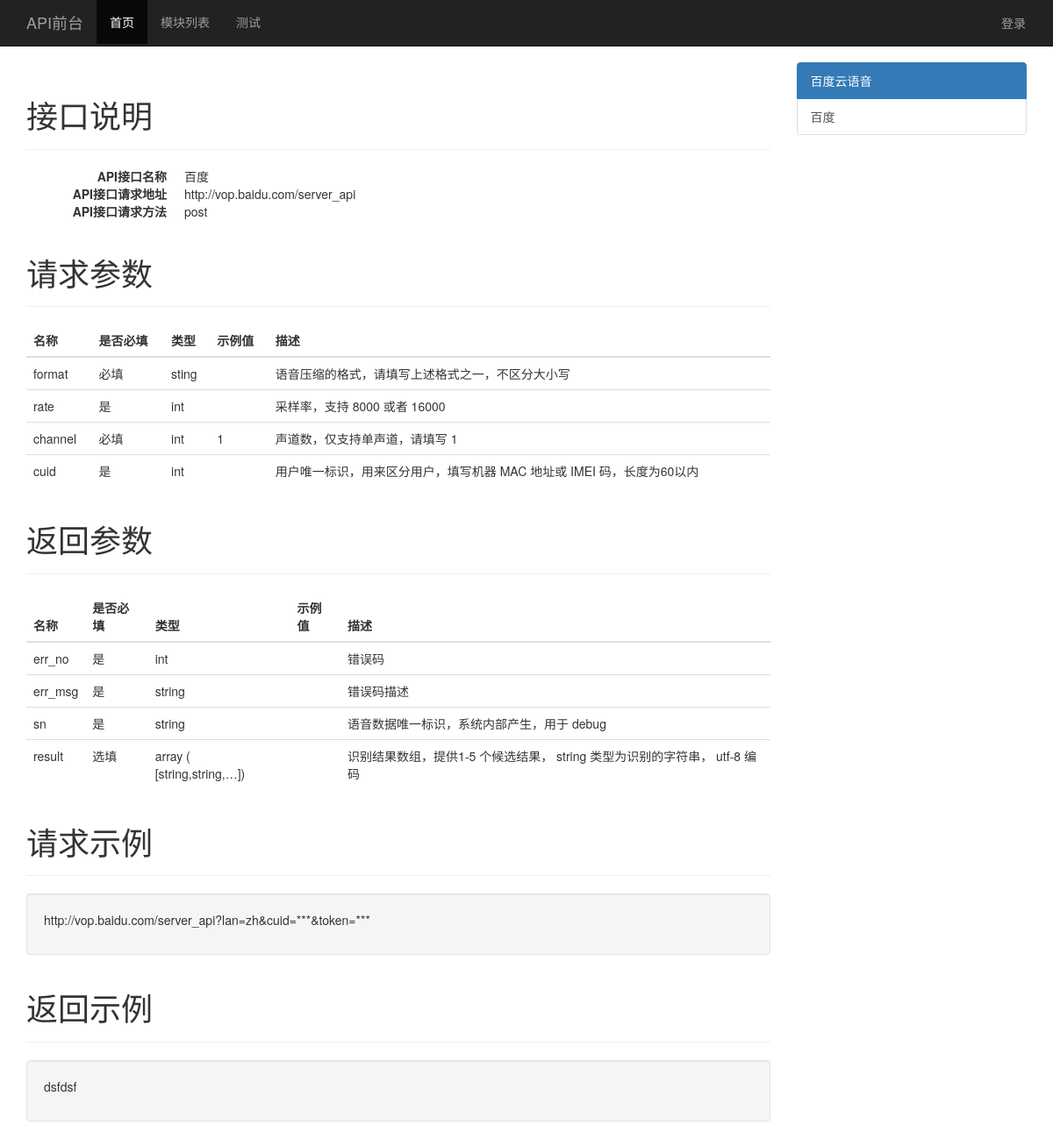
Screenshot of /front_interface/1&1 with the database file from the repository.
### app/models.py (models this page shows, shortened)
class Interface(db.Model):#接口
    __tablename__ ='Interface'
    interface_id=db.Column(db.Integer,primary_key=True,autoincrement=True)
    model_id=db.Column(db.Integer,db.ForeignKey('model.model_id'))#对应模块的名字
    interface_name=db.Column(db.String(64))#接口名字
    interface_url=db.Column(db.String(1024))#接口地址
    interface_methd=db.Column(db.String(64))#接口请求方式
    request_exam=db.Column(db.String(4096))#请求
    reposnese_exam=db.Column(db.String(4096))#返回
    stasus=db.Column(db.Integer)#状态

class Parameter(db.Model):
    __tablename__ ='Parameter'
    parameter_id = db.Column(db.Integer, primary_key=True, autoincrement=True)
    interface_id = db.Column(db.Integer, db.ForeignKey("interface.interface_id"))
    parameter_type = db.Column(db.String(64))
    parameter_group_id = db.Column(db.Integer)
    parameter_name = db.Column(db.String(64))
    necessary = db.Column(db.String(64))
    type = db.Column(db.String(64))
    default = db.Column(db.String(64))
    remark = db.Column(db.String(64))
    level = db.Column(db.String(64))

class Model(db.Model):#模块
    __tablename__ ='model'
    model_id=db.Column(db.Integer,primary_key=True,autoincrement=True)
    model_name = db.Column(db.String(256))
    status = db.Column(db.Integer)

### app/views.py (the view)
@app.route("/front_interface/<model_id>&<interface_id>", methods=["GET", "POST"])
def front_interface(model_id, interface_id):
    global g_parameter_request, g_parameter_response
    model_one = Model.query.filter_by(model_id=model_id).first()
    interface_model_all = Interface.query.filter_by(model_id=model_id).all()
    interface_model_one = Interface.query.filter_by(interface_id=interface_id).first()
    interface_model_forms = []
    for i in range(len(interface_model_all)):
        interface_model_form = {"interface_id": interface_model_all[i].interface_id,
                                "interface_name": interface_model_all[i].interface_name,
                                "interface_url": interface_model_all[i].interface_url}
        interface_model_forms.append(interface_model_form)
    parameter_request_all = Parameter.query.filter_by(interface_id=interface_id, parameter_type=10).all()
    parameter_request_forms = []
    for i in range(len(parameter_request_all)):
        parameter_request_form = {"parameter_id": parameter_request_all[i].parameter_id,
                                  "parameter_name": parameter_request_all[i].parameter_name,
                                  "necessary": parameter_request_all[i].necessary,
                                  "type": parameter_request_all[i].type,
                                  "default": parameter_request_all[i].default,
                                  "remark": parameter_request_all[i].remark,
                                  "parameter_group_id": parameter_request_all[i].parameter_group_id,
                                  "level": parameter_request_all[i].level}
        parameter_request_forms.append(parameter_request_form)
    parameter_response_all = Parameter.query.filter_by(interface_id=interface_id, parameter_type=20).all()
    parameter_response_forms = []
    for i in range(len(parameter_response_all)):
        parameter_response_form = {"parameter_id": parameter_response_all[i].parameter_id,
                                   "parameter_name": parameter_response_all[i].parameter_name,
                                   "necessary": parameter_response_all[i].necessary,
                                   "type": parameter_response_all[i].type,
                                   "default": parameter_response_all[i].default,
                                   "remark": parameter_response_all[i].remark,
                                   "parameter_group_id": parameter_response_all[i].parameter_group_id,
                                   "level": parameter_response_all[i].level}
        parameter_response_forms.append(parameter_response_form)
    g_parameter_request = []    # 全局变量、清空列表数据
    g_parameter_response = []   # 全局变量、清空列表数据
    n_parameter_request(parameter_request_forms, parameter_request_all[0].parameter_group_id)
    n_parameter_response(parameter_response_forms,parameter_response_all[0].parameter_group_id)
    return render_template("front_interface.html",
                           model_id=model_id,
                           model_one=model_one,
                           interface_model_forms=interface_model_forms,
                           interface_model_one=interface_model_one,
                           g_parameter_request=g_parameter_request,
                           g_parameter_response=g_parameter_response)

### app/views.py (called while the page is built)
def n_parameter_request(request, parameter_group_id):
    for form in request:
        if form["parameter_group_id"] == parameter_group_id:
            new_parameter_group_id = form["parameter_id"]
            g_parameter_request.append(form)
            n_parameter_request(request, new_parameter_group_id)
    return g_parameter_request

def n_parameter_response(response, parameter_group_id):
    for form in response:
        if form["parameter_group_id"] == parameter_group_id:
            new_parameter_group_id = form["parameter_id"]
            g_parameter_response.append(form)
            n_parameter_response(response, new_parameter_group_id)
    return g_parameter_response

### app/templates/front_interface.html
{% extends "base.html" %}
{% block hello %}
<div class="page-header">
	<h1>接口说明</h1>
</div>
<dl class="dl-horizontal">
	<dt>API接口名称</dt>
	<dd>{{ interface_model_one.interface_name }}</dd>
	<dt>API接口请求地址</dt>
	<dd>{{ interface_model_one.interface_url }}</dd>
	<dt>API接口请求方法</dt>
	<dd>{{ interface_model_one.interface_methd }}</dd>
</dl>
<div class="page-header">
	<h1>请求参数</h1>
</div>
<table class="table table-hover">
	<thead>
		<tr>
			<th id="parameter_name">名称</th>
			<th id="necessary">是否必填</th>
			<th id="type">类型</th>
			<th id="default">示例值</th>
			<th id="remark">描述</th>
		</tr>
	</thead>
	<tbody>
		{% for parameter_request in g_parameter_request %}
		<tr>
			<td id="parameter_name" class="child-{{ parameter_request.level }}">{{ parameter_request.parameter_name }}</td>
			<td id="necessary">{{ parameter_request.necessary }}</td>
			<td id="type">{{ parameter_request.type }}</td>
			<td id="def">{{ parameter_request.default }}</td>
			<td id="remark">{{ parameter_request.remark }}</td
		</tr>
		{% endfor %}
	</tbody>
</table>
<div class="page-header">
	<h1>返回参数</h1>
</div>
<table class="table table-hover">
	<thead>
		<tr>
			<th id="parameter_name">名称</th>
			<th id="necessary">是否必填</th>
			<th id="type">类型</th>
			<th id="def">示例值</th>
			<th id="remark">描述</th>
		</tr>
	</thead>
	<tbody>
		{% for parameter_response in g_parameter_response %}
		<tr>
			<td id="parameter_name" class="child-{{ parameter_response.level }}">{{ parameter_response.parameter_name }}</td>
			<td id="necessary">{{ parameter_response.necessary }}</td>
			<td id="type">{{ parameter_response.type }}</td>
			<td id="def">{{ parameter_response.default }}</td>
			<td id="remark">{{ parameter_response.remark }}</td
		</tr>
		{% endfor %}
	</tbody>
</table>
<div class="page-header">
	<h1>请求示例</h1>
</div>
<div class="well">
	<p>{{ interface_model_one.request_exam }}</p>
</div>
<div class="page-header">
	<h1>返回示例</h1>
</div>
<div class="well">
	<p>{{ interface_model_one.reposnese_exam }}</p>
</div>
{% endblock %}
{% block model %}
<div class="list-group">
	<a href="/front_model/{{ model_one.model_id }}" class="list-group-item active">{{ model_one.model_name }}</a>
	{% for interface_model_form in interface_model_forms %}
	<a href="/front_interface/{{ model_one.model_id }}&{{ interface_model_form.interface_id }}" class="list-group-item">{{ interface_model_form.interface_name }}</a>
	{% endfor %}
</div>
{% endblock %}

### app/templates/base.html (shortened to what this page needs)
<!DOCTYPE html>
<html lang="zh-CN">
	<head>
		<link href="../static/css/bootstrap.css" rel="stylesheet">
		<link href="../static/css/main.css" rel="stylesheet">
	</head>
	<body>
		<nav class="navbar navbar-fixed-top navbar-inverse">
			<div class="container">
				<div class="navbar-header">
					<a class="navbar-brand" href="/">API前台</a>
				</div>
				<div id="navbar" class="navbar-collapse collapse">
					<ul class="nav navbar-nav">
						<li class="active" name="index"><a href="/index">首页</a></li>
						<li name="font"><a href="/font">模块列表</a></li>
                        <li name="font"><a href="/ceshi">测试</a></li>
					</ul>
					<ul class="nav navbar-nav navbar-right hidden-sm">
						{% if not session.logged_in %}
						<li><a href="/login" type="button" class="btn btn-link">登录</a></li>
						{% else %}
						<li><a href="/home" type="button" class="btn btn-link">后台</a></li>
						<li><a href="/logout" type="button" class="btn btn-link">退出</a></li>
						{% endif %}
					</ul>
				</div>
			</div>
		</nav>
		<div>
			<div class="container">
				<div class="row row-offcanvas row-offcanvas-right">
					<div class="col-xs-12 col-sm-9">
						{% block hello %}{% endblock %}
					</div>
					<div class="col-xs-6 col-sm-3 sidebar-offcanvas" id="sidebar">
						{% block model %}{% endblock %}
					</div>
				</div>
			</div>
		</div>
	</body>
</html>

### app/static/css/main.css (style rules this page uses)
.row { margin-right: -15px; margin-left: -15px; margin-top: 71px; }

### rows the page displays
Interface: interface_name "百度", interface_url "http://vop.baidu.com/server_api", interface_methd "post", request_exam "http://vop.baidu.com/server_api?lan=zh&cuid=***&token=***", reposnese_exam "dsfdsf"
Parameter: parameter_name "format", necessary "必填", type "sting", remark "语音压缩的格式，请填写上述格式之一，不区分大小写"
Parameter: parameter_name "rate", necessary "是", type "int", remark "采样率，支持 8000 或者 16000"
Parameter: parameter_name "channel", necessary "必填", type "int", default "1", remark "声道数，仅支持单声道，请填写 1"
Parameter: parameter_name "cuid", necessary "是", type "int", remark "用户唯一标识，用来区分用户，填写机器 MAC 地址或 IMEI 码，长度为60以内"
Parameter: parameter_name "err_no", necessary "是", type "int", remark "错误码"
Parameter: parameter_name "err_msg", necessary "是", type "string", remark "错误码描述"
Parameter: parameter_name "sn", necessary "是", type "string", remark "语音数据唯一标识，系统内部产生，用于 debug"
Parameter: parameter_name "result", necessary "选填", type "array ( [string,string,…])", remark "识别结果数组，提供1-5 个候选结果， string 类型为识别的字符串， utf-8 编码"
Model: model_name "百度云语音"
